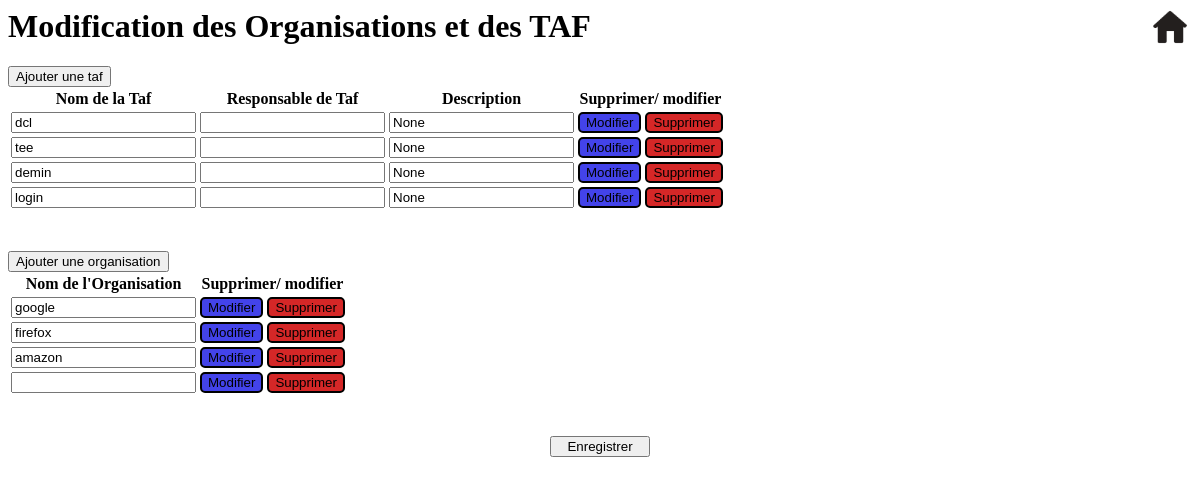
/modification_taf_organisation, run on the app's committed database.
### database/models.py (models this page shows)
class TAF(db.Model):
    id=db.Column(db.Integer, primary_key=True)
    name=db.Column(db.String(50))
    respo_id = db.Column(db.Integer, db.ForeignKey('person.id'))
    respo = db.relationship('Person', backref='responsable_id')
    description= db.Column(db.String(50))

class Organisation(db.Model):
    id=db.Column(db.Integer, primary_key=True)
    entreprise=db.Column(db.String(50))

### app.py (the view)
@app.route('/modification_taf_organisation',methods=['GET','POST'])
def modification_taf_organisation():
    people, pfes, all_tafs, organisations, positions = action_base_donnee()
    return flask.render_template("modification_taft_organisation.html.jinja2",tafs=all_tafs,organisations=organisations)

### app.py (called while the page is built)
def action_base_donnee():
    people = Person.query.all()
    pfes = PFE.query.all()
    all_tafs = TAF.query.all()
    organisations = Organisation.query.all()
    positions = Position.query.all()
    return people, pfes, all_tafs, organisations, positions

### templates/modification_taft_organisation.html.jinja2 (shortened to what this page needs)
<html>
<head>
<link rel="stylesheet" href="{{ url_for("static",filename="css/modification_taft_organisation.css") }}">
</head>
<body>
 <a href={{  "/tableau_de_bord?admin=admin" }}> <img id="logo_maison" src="{{ url_for("static",filename="img/maison.png") }}"> </a>
<h1> Modification des Organisations et des TAF</h1>
<form action="/modification_taf_organisation/resultat" method="post">
<button onclick="ajout_taf()"  type="button">Ajouter une taf</button>
<table id="tableau_des_tafs">
  <thead>
    <tr>
      <th>Nom de la Taf</th>
      <th>Responsable de Taf</th>
      <th>Description</th>
        <th>Supprimer/ modifier</th>
    </tr>
  </thead>
  <tbody id="tbody_taf">
      {% for taf in tafs %}
    <tr class="taf">
      <td>
          <input type="text" id="name" name="{{ taf.name }}" value="{{ taf.name }}">
      </td>
      <td>
          <input type="text" id="responsable" name="{{ taf.name+"_responsable" }}" value="{{ taf.responsable }}">
      </td>
      <td>
          <input type="text" id="description" name="{{ taf.name+"_description" }}" value="{{ taf.description }}">
      </td>
        <td> <button type="button" onclick="edit_one_taf_or_organisation(event.target.parentElement.parentElement)" class="modifier">Modifier</button>
            <button onclick="supprimer_taf_ou_organisation(event.target.parentElement.parentElement)" type="button" class="supprimer" >Supprimer</button></td>
    </tr>
  {% endfor %}
  </tbody>
</table>
<button type="button" onclick="ajout_organisation()" >Ajouter une organisation</button>
<table id="tableau_des_organisations">
  <thead>
    <tr>
      <th>Nom de l'Organisation</th>
        <th>Supprimer/ modifier</th>
    </tr>
  </thead>
  <tbody id="tbody_organisation">
      {% for organisation in organisations %}
    <tr class="organisation">
      <td><input type="text" id="entreprise" name="{{ organisation}}" value="{{ organisation.entreprise }}">
      </td>
        <td> <button type="button" onclick="edit_one_taf_or_organisation(event.target.parentElement.parentElement)" class="modifier">Modifier</button>
            <button type="button" onclick="supprimer_taf_ou_organisation(event.target.parentElement.parentElement)" class="supprimer">Supprimer</button></td>
    </tr>
    {% endfor %}
  </tbody>
</table>
<button type="submit" id="enregistrer"> Enregistrer </button>
</form>
</body>
</html>

### static/css/modification_taft_organisation.css (style rules this page uses)
.modifier { background-color: #4343ea; color:black; border-radius: 5px; border-style: double; }
.supprimer { background-color: #d52727; color:black; border-radius: 5px; border-style: double; }
#tableau_des_tafs { margin-bottom: 40px; }
#tableau_des_organisations { margin-bottom: 40px; }
#enregistrer { display: block; width:100px; margin-left:calc(50% - 50px); }
#logo_maison { position:absolute; top:5px; right:5px; width:50px; }

### data on the page
TAF: name "dcl", description "None"
TAF: name "tee", description "None"
TAF: name "demin", description "None"
TAF: name "login", description "None"
Organisation: entreprise "google"
Organisation: entreprise "firefox"
Organisation: entreprise "amazon"
